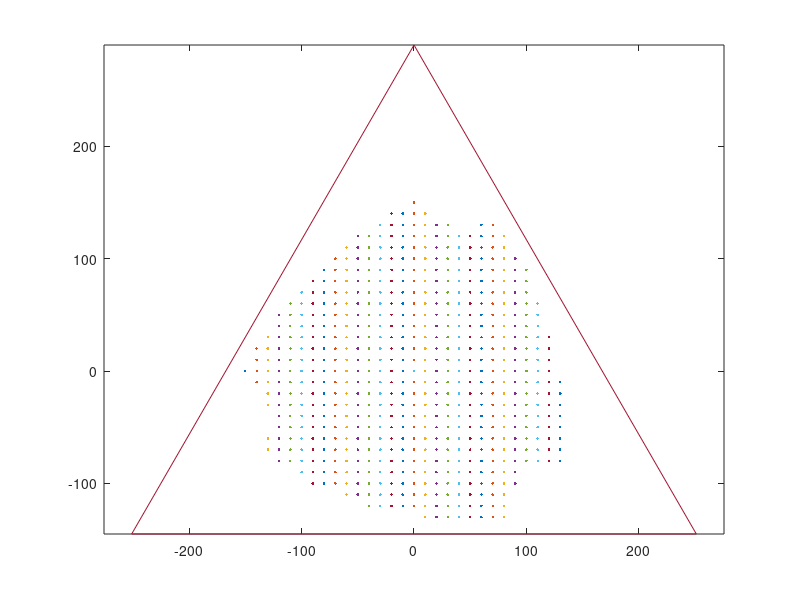

This chart was generated by the following MATLAB code:
clc
clear all
close all

%in degrees, sin(60)=0.86602540378
sin60deg=0.86602540378;
centerbx=0;
centerby=0;

centerpx=0;
centerpy=0;
rotationp=0;
%given dimensions
LAb=290;
LBb=290;
LCb=290;
LAp=130;
LBp=130;
LCp=130;

Al1=170;
Bl1=170;
Cl1=170;
Al2=130;
Bl2=130;
Cl2=130;

bb=2*LAb*sin60deg;
bp=2*LAp*sin60deg;

lbb=sqrt(LAb^2-(bb/2)^2);
lbp=sqrt(LAp^2-(bp/2)^2);

%base coordinates
Abx=centerbx-bb/2;
Aby=centerby-lbb;
Bbx=centerbx;
Bby=centerby+LBb;
Cbx=centerbx+bb/2;
Cby=centerby-lbb;

resolution=10;
rotationp = 20;
rotationprad=rotationp*pi/180;
i=0;
j=0;
arrayx=zeros(600,650);
arrayy=zeros(600,650);
for centerpx = -300:resolution:300
    for centerpy = -250:resolution:400
        %platform coordinates

        Bpoffset = rotationprad+90*pi/180;
        Apoffset = Bpoffset+120*pi/180;
        Cpoffset = Bpoffset+240*pi/180;

        Apx=centerpx + LAp * cos(Apoffset);
        Apy=centerpy + LAp * sin(Apoffset);
        Bpx=centerpx + LBp * cos(Bpoffset);
        Bpy=centerpy + LBp * sin(Bpoffset);
        Cpx=centerpx + LCp * cos(Cpoffset);
        Cpy=centerpy + LCp * sin(Cpoffset);

        %plotting
        Al1=sqrt((Apx-Abx)^2+(Apy-Aby)^2);
        Al2=sqrt((Bpx-Bbx)^2+(Bpy-Bby)^2);
        Al3=sqrt((Cpx-Cbx)^2+(Cpy-Cby)^2);
        
        
        if (Al1<40) | (Al1>300) | (Al2<40) | (Al2>300) | (Al3<40) | (Al3>300)
            centerpy=centerpy+resolution;
        else
            arrayx(i,j)=centerpx;
            arrayy(i,j)=centerpy;
            
        end
        i=i+1;
    end
    j=j+1;
end
plot(arrayx,arrayy,'.')
hold on
axis equal
%plot base
line([Abx,Bbx],[Aby,Bby])
hold on
line([Bbx,Cbx],[Bby,Cby])
hold on
line([Cbx,Abx],[Cby,Aby])
hold on






